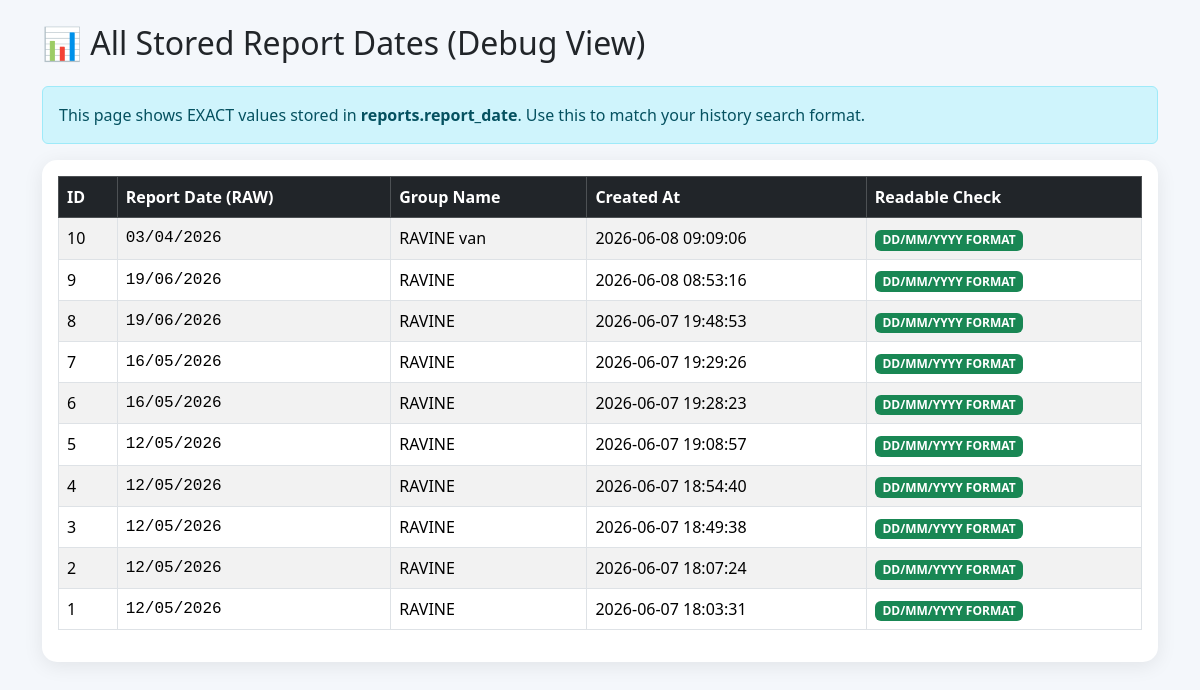
/all-dates, run on an earlier commit of the app's database.
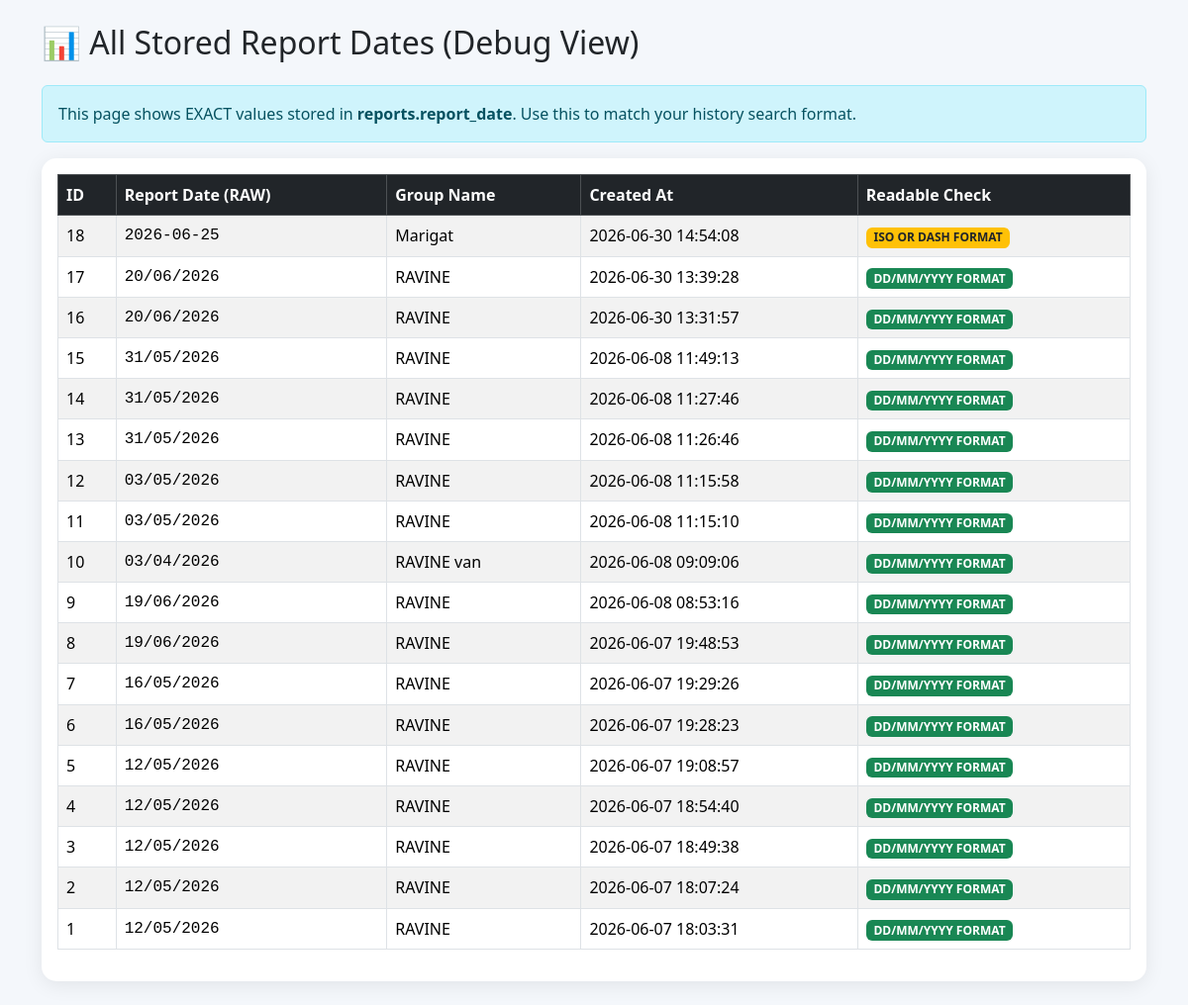
And on a later commit of the database.
### tables this page shows
CREATE TABLE reports (
    id INTEGER PRIMARY KEY AUTOINCREMENT,
    report_date TEXT,
    group_name TEXT,
    declared_total INTEGER,
    actual_total INTEGER,
    created_at TIMESTAMP DEFAULT CURRENT_TIMESTAMP
);

### app.py (the view)
@app.route('/all-dates')
def all_dates():
    conn = get_db()
    cur = conn.cursor()
    cur.execute("""
        SELECT id, report_date, group_name, created_at
        FROM reports
        ORDER BY id DESC
    """)
    rows = cur.fetchall()
    conn.close()
    return render_template("all_dates.html", rows=rows)

### app.py (called while the page is built)
def get_db():
    conn = sqlite3.connect("quality.db")
    conn.row_factory = sqlite3.Row
    return conn

### templates/all_dates.html (shortened to what this page needs)
<!DOCTYPE html>
<html>
<head>
    <link href="https://cdn.jsdelivr.net/npm/bootstrap@5.3.3/dist/css/bootstrap.min.css" rel="stylesheet">
</head>
<body>
<div class="container py-4">
    <h2 class="mb-4">
        📊 All Stored Report Dates (Debug View)
    </h2>
    <div class="alert alert-info">
        This page shows EXACT values stored in <strong>reports.report_date</strong>.
        Use this to match your history search format.
    </div>
    <div class="card card-shadow">
        <div class="card-body">
            <table class="table table-bordered table-striped">
                <thead class="table-dark">
                    <tr>
                        <th>ID</th>
                        <th>Report Date (RAW)</th>
                        <th>Group Name</th>
                        <th>Created At</th>
                        <th>Readable Check</th>
                    </tr>
                </thead>
                <tbody>
                    {% for r in rows %}
                    <tr>
                        <td>{{ r.id }}</td>
                        <td class="mono">{{ r.report_date }}</td>
                        <td>{{ r.group_name }}</td>
                        <td>{{ r.created_at }}</td>
                        <td>
                            {% if r.report_date is string %}
                                {% if '/' in r.report_date %}
                                    <span class="badge bg-success">DD/MM/YYYY FORMAT</span>
                                {% elif '-' in r.report_date %}
                                    <span class="badge bg-warning text-dark">ISO OR DASH FORMAT</span>
                                {% else %}
                                    <span class="badge bg-danger">UNKNOWN FORMAT</span>
                                {% endif %}
                            {% else %}
                                <span class="badge bg-secondary">NOT STRING</span>
                            {% endif %}
                        </td>
                    </tr>
                    {% endfor %}
                </tbody>
            </table>
        </div>
    </div>
</div>
</body>
</html>

### templates/all_dates.html (style rules this page uses)
body { background:#f4f7fb; }
.card-shadow { border:none; border-radius:15px; box-shadow:0 4px 20px rgba(0,0,0,.08); }
.mono { font-family: monospace; }

What changed in the data, as far as the page shows it:
added reports: id "18", report_date "2026-06-25", group_name "Marigat", created_at "2026-06-30 14:54:08", shows "ISO OR DASH FORMAT"
added reports: id "17", report_date "20/06/2026", group_name "RAVINE", created_at "2026-06-30 13:39:28", shows "DD/MM/YYYY FORMAT"
added reports: id "16", report_date "20/06/2026", group_name "RAVINE", created_at "2026-06-30 13:31:57", shows "DD/MM/YYYY FORMAT"
added reports: id "15", report_date "31/05/2026", group_name "RAVINE", created_at "2026-06-08 11:49:13", shows "DD/MM/YYYY FORMAT"
added reports: id "14", report_date "31/05/2026", group_name "RAVINE", created_at "2026-06-08 11:27:46", shows "DD/MM/YYYY FORMAT"
added reports: id "13", report_date "31/05/2026", group_name "RAVINE", created_at "2026-06-08 11:26:46", shows "DD/MM/YYYY FORMAT"
added reports: id "12", report_date "03/05/2026", group_name "RAVINE", created_at "2026-06-08 11:15:58", shows "DD/MM/YYYY FORMAT"
added reports: id "11", report_date "03/05/2026", group_name "RAVINE", created_at "2026-06-08 11:15:10", shows "DD/MM/YYYY FORMAT"
